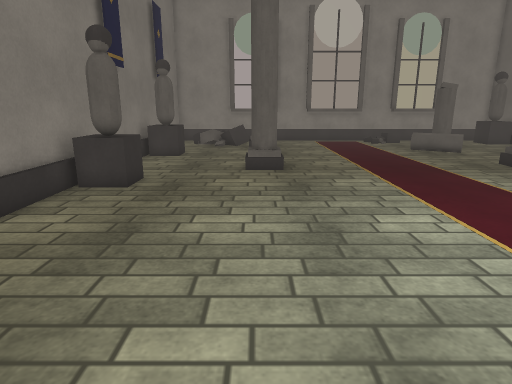
[1] (above)

18 first-person views from a walk through a scene from a Unity 3-D project. The camera is 1.4 m above the floor, tilts 14° down and sees 75° across. The floor is counted in squares, 0.5 m on a side. Each view is taken from the middle of a square. On the plan, view 1 faces up. The plan holds only what a view shows up to about 20 squares ahead; the rest is blank. Some animated figures are not drawn. Surface patterns are stand-ins for the level's own textures.

[2]
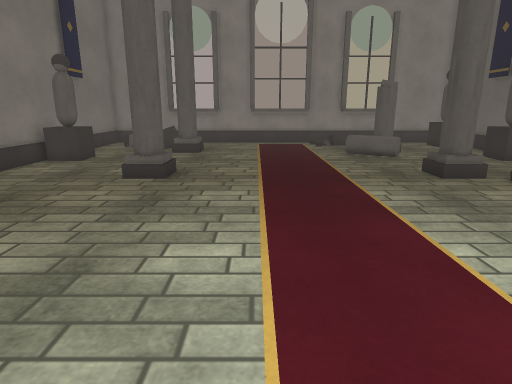

[3]
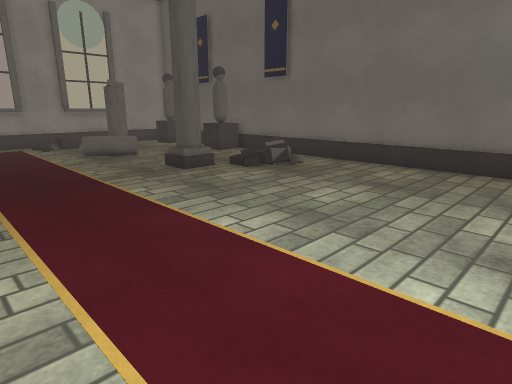

[4]
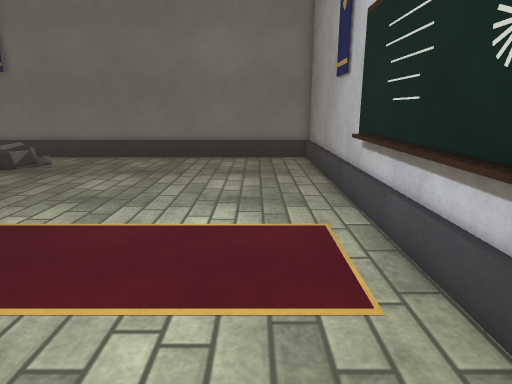

[5]
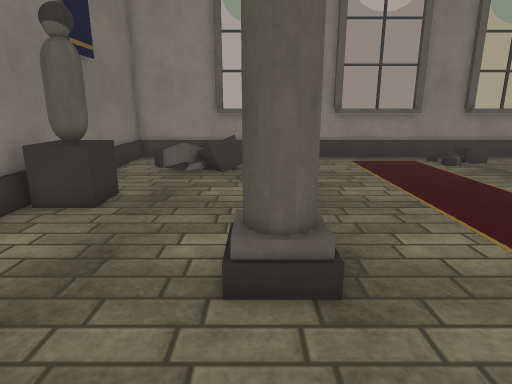

[6]
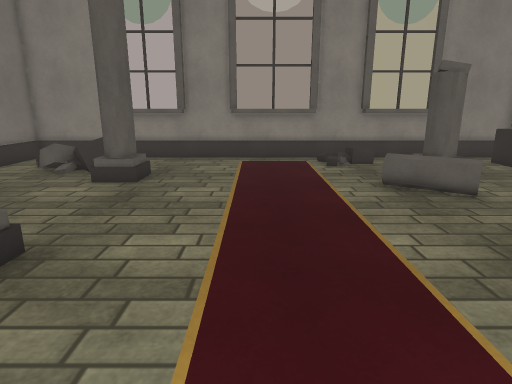

[7]
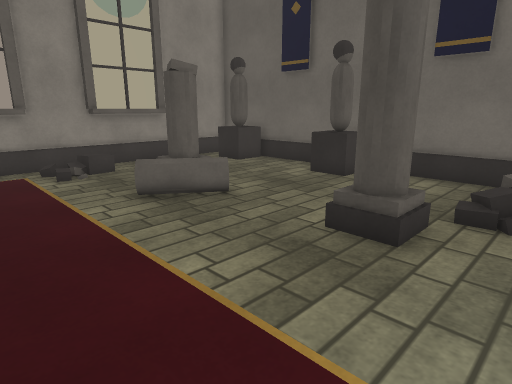

[8]
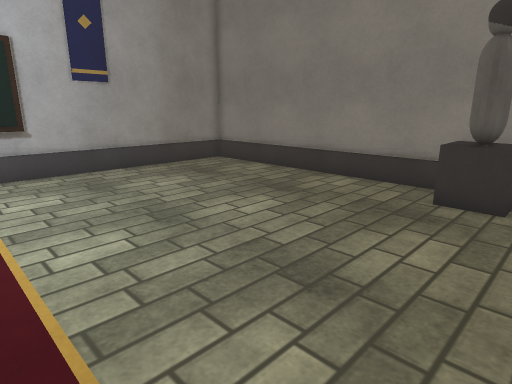

[9]
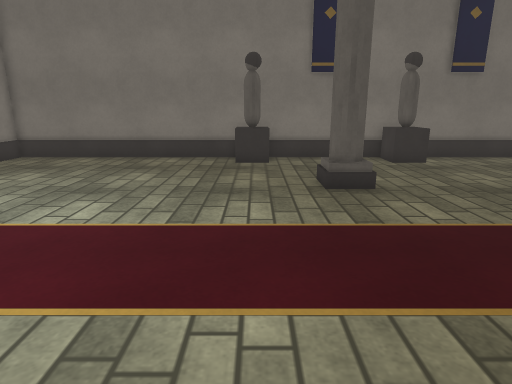

[10]
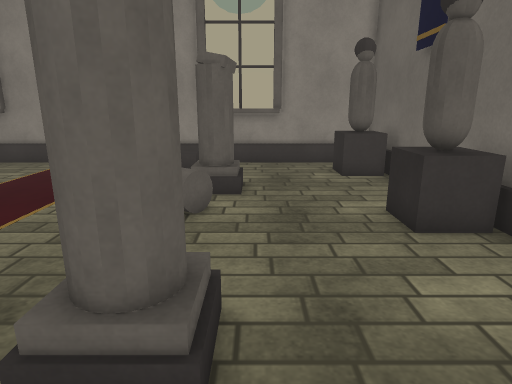

[11]
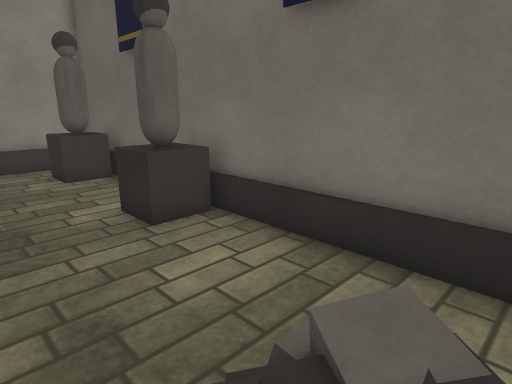

[12]
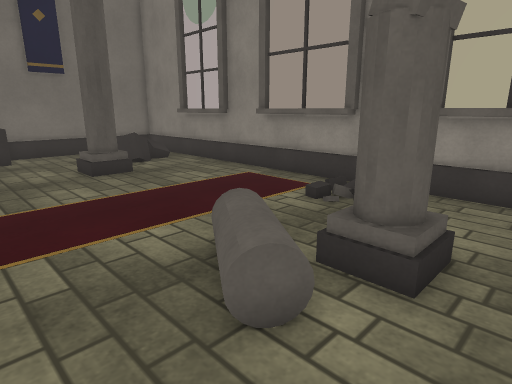

[13]
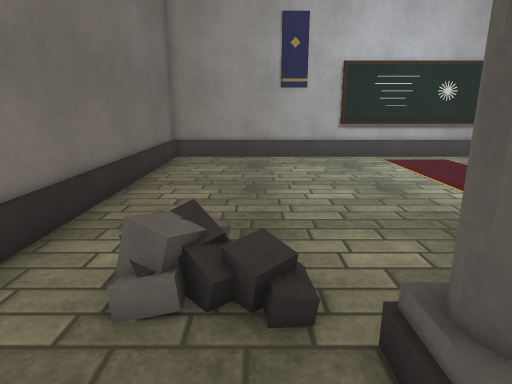

[14]
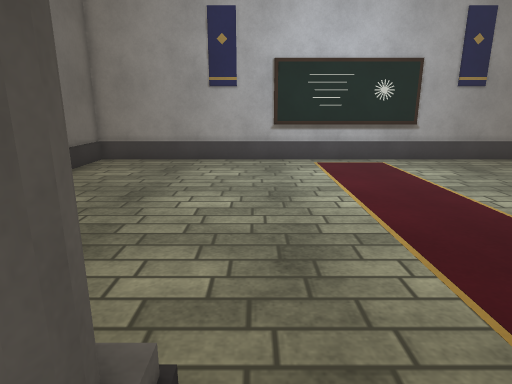

[15]
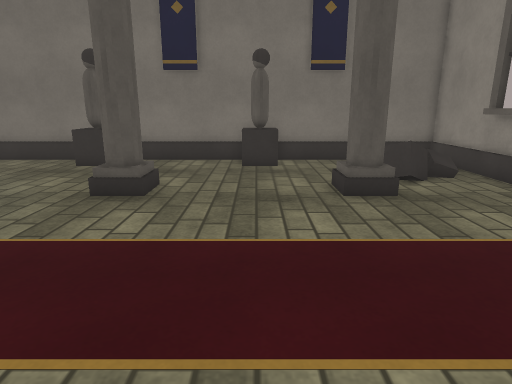

[16]
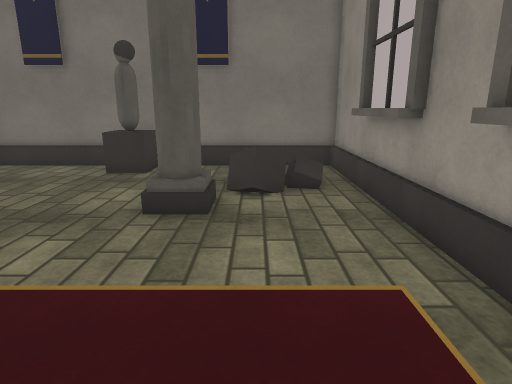

[17]
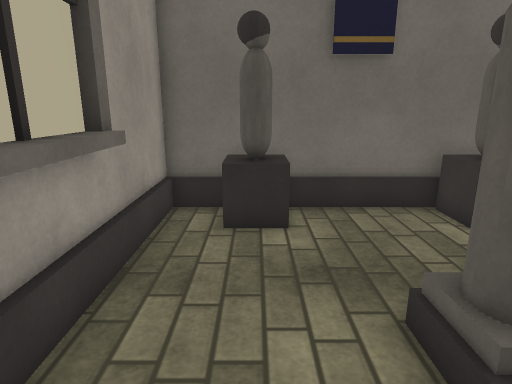

[18]
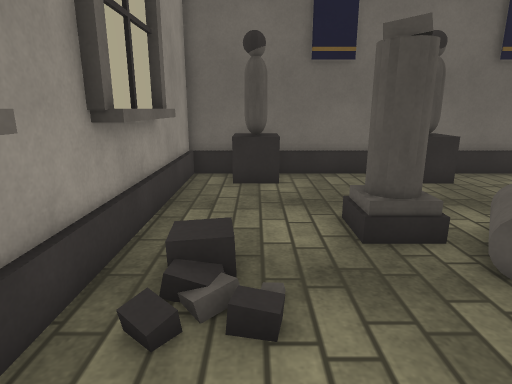

### Floor plan
Key: @ floor where view 1 was taken; # wall or solid block; . main floor; : floor 0.25 m higher than the main floor; + floor 0.5 m higher than the main floor; / step, stairs or slope; O other object.
Columns run from 7 left of view 1 to 21 right of it. Each row starts with its distance up from view 1.
 31 #############################
 30 #....####...##  #...####....#
 29 #.   /.........../  ......OO#
 28 #./  OO..........//.......OO#
 27 #./O OO...................OO#
 26 #....O......................#
 25 #......##...........OO......#
 24 #......##...........OO......#
 23 #.................OO........#
 22 #OO.................O.....OO#
 21 #OO.......................OO#
 20 #OO.......................OO#
 19 #...........................#
 18 #...........................#
 17 #......##...........##......#
 16 #......##...........##......#
 15 #.....................///...#
 14 #OO...................//++..#
 13 #OO.....................O:..#
 12 #OO.........................#
 11 #...........................#
 10 #...........................#
  9 #...........................#
  8 #...........................#
  7 #...........................#
  6 #...........................#
  5 #...........................#
  4 #...........................#
  3 #...........................#
  2 #...........................#
  1 #...........................#
  0 #......@....................#
 -1 #############################

Positions as (right, up) in squares from view 1, and headings:
1: (0, 0), facing up
2: (5, 2), facing up
3: (4, 2), facing up-right
4: (1, 2), facing right
5: (0, 11), facing up
6: (6, 11), facing up
7: (6, 13), facing up-right
8: (6, 15), facing down-left
9: (13, 13), facing left
10: (15, 13), facing up
11: (15, 13), facing up-right
12: (16, 19), facing up-left
13: (16, 19), facing down
14: (12, 18), facing down
15: (12, 21), facing left
16: (10, 27), facing left
17: (10, 28), facing right
18: (6, 28), facing right
